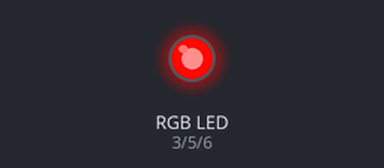
The sketch below on a simulated Arduino Uno, built with avr-gcc and run on an emulated ATmega328P. Parts: an RGB LED mixed from three pins (HIGH = lit).

Above: at 0.15 s.
At 5.55 s:
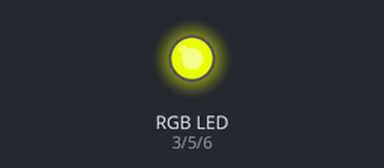
At 10.36 s:
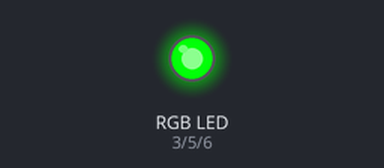
At 19.98 s:
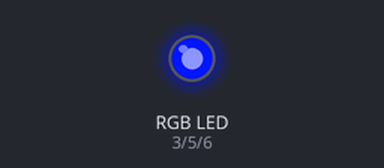
At 29.6 s:
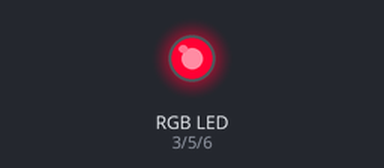
At 39.82 s:
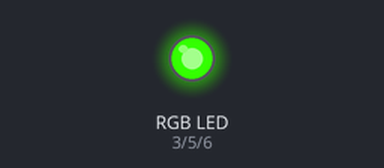
Timing chart, 0 to 40.0 s (numbered marks = the images above):
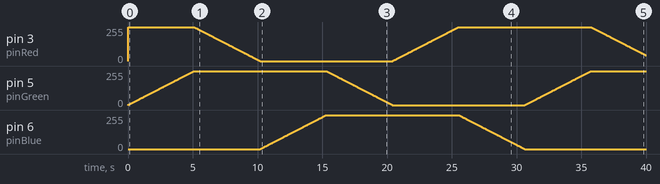

The sketch:

Led-RGB-Rainbow.ino
```cpp
const int pinRed   = 3;
const int pinGreen = 5;
const int pinBlue  = 6;

int state = 0;
int r = 255;
int g = 0;
int b = 0;

void setup() {
  pinMode (pinRed,OUTPUT);
  pinMode (pinGreen,OUTPUT);
  pinMode (pinBlue,OUTPUT);
}

void loop() {
  switch (state) {
    case 0:
      g++;
      if(g == 255)
          state = 1;
      break;

    case 1:
      r--;
      if(r == 0)
          state = 2;
      break;

    case 2:
      b++;
      if(b == 255)
          state = 3;
      break;

    case 3:
      g--;
      if(g == 0)
          state = 4;
      break;

    case 4:
      r++;
      if(r == 255)
          state = 5;
      break;

    case 5:
      b--;
      if(b == 0)
          state = 0;
      break;
  }

  analogRGB(r, g, b);
  delay(20);
}

void analogRGB(int Red, int Green, int Blue) {
 analogWrite(pinRed, Red);
 analogWrite(pinGreen, Green);
 analogWrite(pinBlue, Blue);
}
```

Measured:
- by itself, pin 6 (pinBlue): rises from 0/255 to 255/255 in 5.1 s, then falls to 0/255 in 15.3 s
